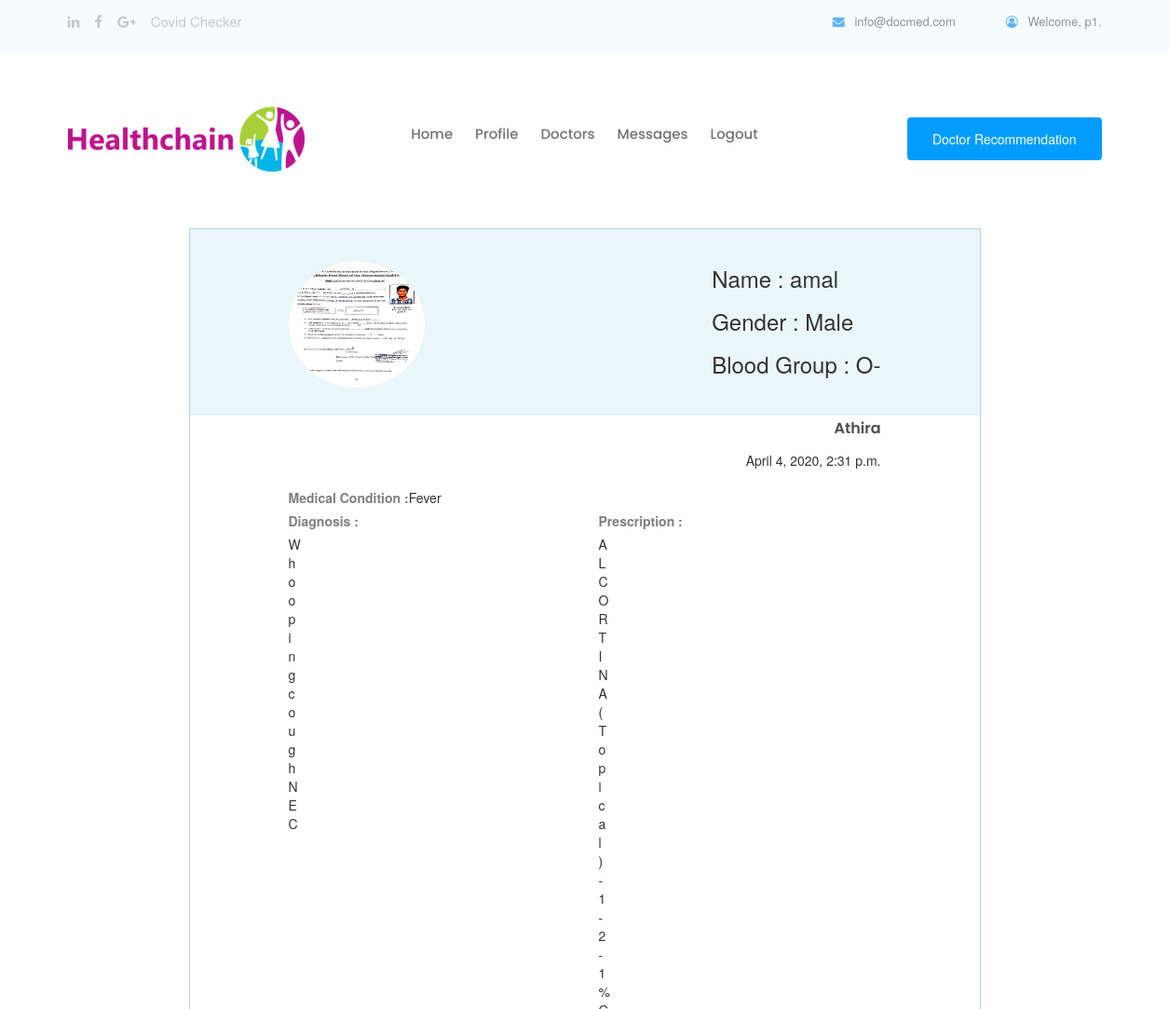
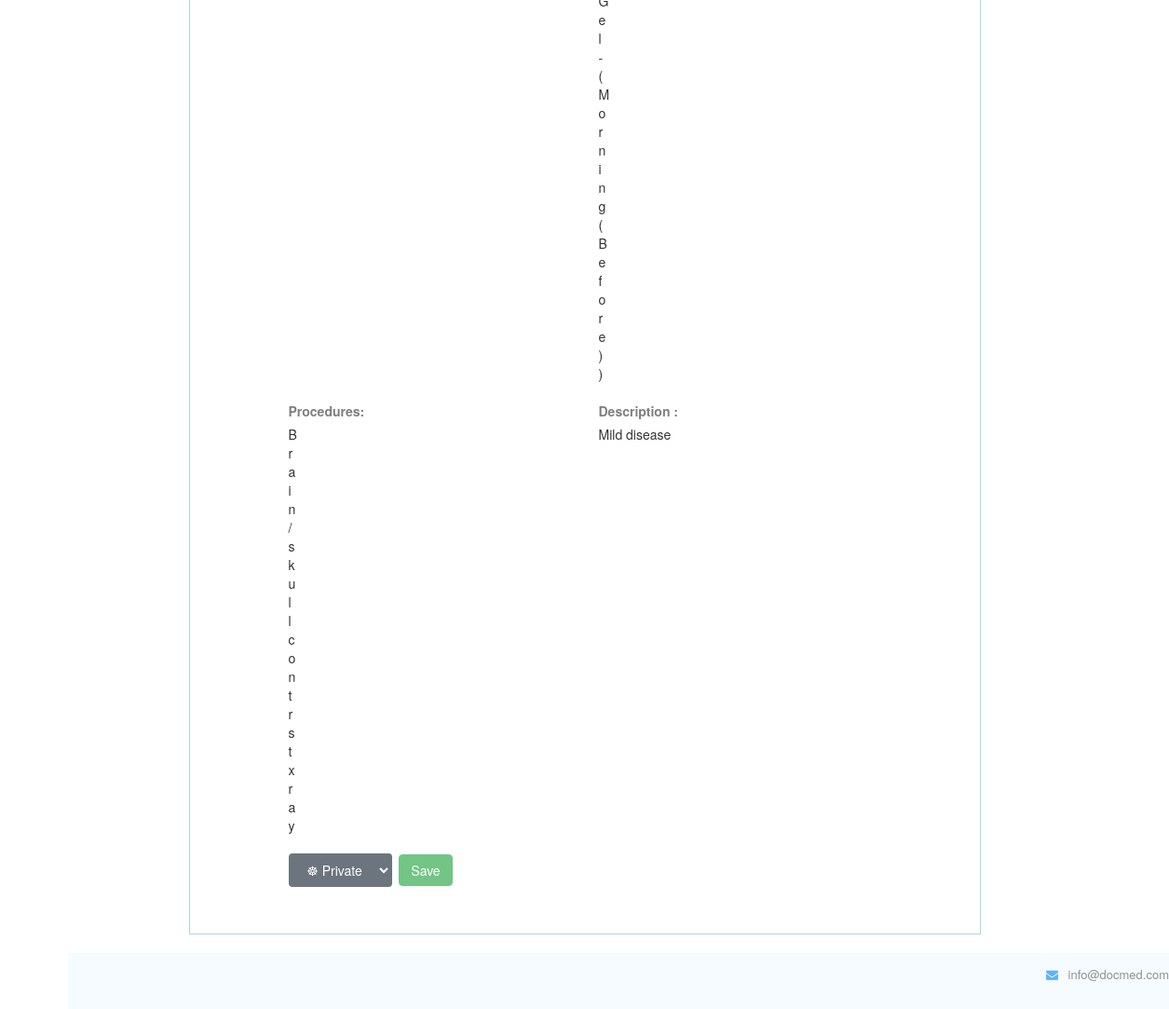
Screenshot of /home/medicalrecord/1 (signed in) with the database file from the repository (2 pictures, top to bottom).
### pages/models.py (models this page shows, shortened)
class MyUser(AbstractBaseUser):
	username= models.CharField(max_length=30,unique=True)
	date_joined	= models.DateTimeField(verbose_name='date joined', auto_now_add=True)
	last_login= models.DateTimeField(verbose_name='last login', auto_now=True)
	is_admin= models.BooleanField(default=False)
	is_active= models.BooleanField(default=True)
	is_staff= models.BooleanField(default=False)
	is_superuser= models.BooleanField(default=False)
	user_type= models.PositiveSmallIntegerField(choices=USER_TYPE_CHOICES, default=4)
	USERNAME_FIELD = 'username'
	objects = MyAccountManager()

class Patient(models.Model):
	bloodgroup_choices = (('apos', 'A+'),
            ('aneg', 'A-'),
            ('bpos', 'B+'),
            ('bneg', 'B-'),
            ('opos', 'O+'),
            ('oneg', 'O-'),
            ('abpos', 'AB+'),
            ('abneg', 'AB-'),
            ('unspecified', '-')
            )
	id=models.BigAutoField(primary_key=True)
	username= models.OneToOneField(MyUser,on_delete=models.CASCADE)
	regid=models.UUIDField(default = uuid.uuid4,editable = False)
	pname=models.CharField(max_length=50)
	gender=models.IntegerField(choices=GENDER_CHOICES,blank=True)
	dob = models.DateField(null=True, blank=True)
	age=models.IntegerField(blank=True)
	height=models.DecimalField(max_digits=5, decimal_places=2,blank=True)
	weight=models.DecimalField(max_digits=6, decimal_places=2,blank=True)
	bloodgroup = models.CharField(choices=bloodgroup_choices, max_length=12, default='-', blank=True)
	place=models.CharField(max_length=50,blank=True)
	imagefile=models.ImageField(upload_to='patient/',default="default.jpg",blank=True,null=True)
	follower = GenericRelation(Follow,related_query_name='patient')
	def __str__(self):
		return self.pname

class MedicalRecord(models.Model):
	id=models.BigAutoField(primary_key=True)
	patient_id = models.ForeignKey(Patient, verbose_name="patient",on_delete=models.CASCADE)
	doctor_id = models.ForeignKey(Doctor, verbose_name="doctor",on_delete=models.CASCADE)
	condition = models.CharField(max_length=100,blank=True)
	permission = models.CharField(choices=ACCESS_CHOICES,max_length=10,blank=True)
	access = models.CharField(max_length=100,blank=True)
	diagnosis = ListTextField(
		base_field = models.CharField(max_length=100,blank=True),
	)
	procedures = ListTextField(
		base_field = models.CharField(max_length=100,blank=True),
	)
	prescription = ListTextField(
		base_field = models.CharField(max_length=100,blank=True),
	)
	description = models.TextField(blank=True)
	visit_date = models.DateTimeField(auto_now_add=True, verbose_name="Visit Date")

class Doctor(models.Model):
	id=models.BigAutoField(primary_key=True)
	username= models.OneToOneField(MyUser,on_delete=models.CASCADE)
	regid = models.CharField(max_length=60,unique=True)
	dname=models.CharField(max_length=50)
	dob = models.DateField(null=True, blank=True)
	gender=models.IntegerField(choices=GENDER_CHOICES,blank=True)
	spec=models.CharField(max_length=50,blank=True)
	hos=models.CharField(max_length=150,blank=True)
	imagefile=models.ImageField(upload_to='doctor/',default="default.jpg",blank=True,null=True)
	location = PlacesField()
	follower = GenericRelation(Follow,related_query_name='doctor')
	def __str__(self):
		return self.dname

### pages/views.py (the view)
# urls.py: path('medicalrecord/<int:pk>',MedicalRecordDetail.as_view(), name='medicalrecord'),
class MedicalRecordDetail(MyPermissionMixin, DetailView):
    raise_exception = True
    login_url = "/login/"
    model = MedicalRecord
    context_object_name = 'record'
    template_name = 'pages/medicalrecord.html'
    def get_context_data(self, **kwargs):
        context = super(MedicalRecordDetail, self).get_context_data(**kwargs)
        rec = get_object_or_404(MedicalRecord,id=self.kwargs['pk'])
        context['patient'] = get_object_or_404(Patient,pname=rec.patient_id)
        return context
    def test_func(self):
        return (self.request.user.user_type == 2 or self.request.user.user_type == 1)

### pages/views.py (called while the page is built)
    def dispatch(self, request, *args, **kwargs):
        if not request.user.is_authenticated:
            return redirect('login')
        else:
            user_test_result = self.get_test_func()()
            if not request.user.is_authenticated or not user_test_result:
                return HttpResponse('<h2> Permission Denied ! </h2>')
            return super().dispatch(request, *args, **kwargs)

### pages/templates/pages/medicalrecord.html (shortened to what this page needs)
{% extends 'pages/base.html' %}
{%block script %}
<link rel="stylesheet"
    href="https://maxcdn.bootstrapcdn.com/bootstrap/3.4.1/css/bootstrap.min.css">
{% endblock %}
{% block content %}
<div class="profile-main">
    <div class="profile-header">
        <div class="user-detail">
            <div class="user-image">
                <img src="{{patient.imagefile.url}}">
            </div>
            <div class="user-data" style="float: right;">
                <br>
                <h3>Name : {{record.patient_id}}</h3>
                <p>
                    <h3>Gender : {{patient.get_gender_display}}</h3>
                    <h3>Blood Group : {{patient.get_bloodgroup_display}}</h3>
                </p>
            </div>
        </div>
    </div>
    <div class="tab-panel-main">
        <div id="Basic-detail" class="tab-content current">
            <div class="detail-box">
                <p align="right">{{record.doctor_id}}</p>
                <div align="right">{{record.visit_date}}</div>
                <br>
                <label>Medical Condition : </label>{{record.condition}}
                <br>
                <div class='row'>
                    <div class="col-sm-3 col-md-6">
                        <label>Diagnosis :</label>
                        {% for i in record.diagnosis %}
                        <li> {{i}}</li>
                        {% endfor %}
                    </div>
                    <div class="col-sm-3 col-md-6">
                        <label>Prescription :</label>
                        {% for i in record.prescription %}
                        <li> {{i}}</li>
                        {% endfor %}
                    </div>
                </div>
                <br>
                <div class='row'>
                    <div class="col-sm-3 col-md-6">
                        <label>Procedures:</label>
                        {% for i in record.procedures %}
                        <li> {{i}}</li>
                        {% endfor %}
                    </div>
                    <div class="col-sm-3 col-md-6">
                        <label>Description :</label>
                        <li> {{record.description}}</li>
                    </div>
                </div>
                <br>
                <div class="dropdown">
                    {% if user.user_type == 1 %}
                    <select id='perm' class="btn btn-secondary dropdown-toggle">
                        <option value="private"><span>&#9784;</span> Private</option>
                    </select>&nbsp;
                    <button id='savebtn' type="button" onclick="change()"
                        class="btn btn-success" disabled='true'>Save</button>
                    <br><br>
                    {% endif %}
                    <br>
                </div>
            </div>
        </div>
    </div>
    {% endblock %}

### pages/templates/pages/base.html (shortened to what this page needs)
{% load static %}
<!doctype html>
<html lang="en">
  <head>
<link rel="stylesheet" href="{% static 'css/rotating-card.css' %}">
    <link rel="stylesheet" href="{% static 'css/style.css' %}">
    <link rel="stylesheet" href="{% static 'css/bootstrap.min.css' %}">
    <link rel="stylesheet"
      href="https://cdnjs.cloudflare.com/ajax/libs/font-awesome/4.7.0/css/font-awesome.min.css">
    <link rel="stylesheet" href="{% static 'css/themify-icons.css' %}">
    <link rel="stylesheet" href="{% static 'css/mystyle.css' %}">
    {% block script %} {% endblock %}
  </head>
  <div id="container">
    <body>
      <header>
        <div class="header-area">
          <div class="header-top_area">
            <div class="container">
              <div class="row">
                <div class="col-xl-6 col-md-6">
                  <div class="social_media_links">
                    <a href="#">
                      <i class="fa fa-linkedin"></i>
                    </a>
                    <a href="#">
                      <i class="fa fa-facebook"></i>
                    </a>
                    <a href="#">
                      <i class="fa fa-google-plus"></i>
                    </a>
                      <a  href="{% url 'covid' %}">Covid Checker</a>
                  </div>
                </div>
                <div class="col-xl-6 col-md-6">
                  <div class="short_contact_list">
                    <ul>
                      <li><a href="#"> <i class="fa fa-envelope"></i>
                          info@docmed.com</a></li>
                      {% if user.is_authenticated %}
                      <li><a href="#"> <i class="fa fa-user-circle-o"></i>
                          Welcome, {{ user.username }}. </a></li>
                      {%endif%}
                    </ul>
                  </div>
                </div>
              </div>
            </div>
          </div>
          <div id="sticky-header" class="main-header-area">
            <div class="container">
              <div class="row align-items-center">
                <div class="col-xl-3 col-lg-2">
                  <div class="logo">
                    <a href="#">
                      <img src="/media/img/healthlogo.png">
                    </a>
                  </div>
                </div>
                <div class="col-xl-6 col-lg-7">
                  <div class="main-menu d-none d-lg-block">
                    <nav>
                      <ul id="navigation">
                        <li><a class="active" href="{% url 'home' %}">Home</a></li>
                        {% if user.user_type == 3 %}
                        <li><a href="{% url 'addd' %}">Doctor Registration</a></li>
                        <li><a href="{% url 'hospitalprofile' %}">Profile</a></li>
                        {% elif user.user_type == 1 %}
                        <li><a href="{% url 'patientprofile' %}">Profile</a></li>
                        <li><a href="{% url 'doctorlist' %}">Doctors</a></li>
                        <li><a href="{% url 'viewmessage' %}">Messages</a></li>
                        {% endif %}
                        {% if user.is_authenticated %}
                        <li> <a href="{% url 'logout' %}"> Logout</a></li>
                        {% else %}
                        <li> <a href="{% url 'login' %}"> Login</a></li>
                        {% endif %}
                      </ul>
                    </nav>
                  </div>
                </div>
                <div class="col-xl-3 col-lg-3 d-none d-lg-block">
                  <div class="Appointment">
                    <div class="book_btn d-none d-lg-block">
                      {% if user.user_type == 3 %}
                      <a class="popup-with-form" href="#test-form">Make an
                        Appointment</a>
                      {% elif user.user_type == 2 %}
                      <a class="popup-with-form" href="{% url 'treatpatient'
                        %}">Treat Patient</a>
                      {% elif user.user_type == 1 %}
                      <a class="popup-with-form" href="{% url 'doctorrecommend' %}">Doctor Recommendation</a>
                      {% endif %}
                    </div>
                  </div>
                </div>
                <div class="col-12">
                </div>
              </div>
            </div>
          </div>
        </div>
      </header>
      <div class="container">
        {% block content %}
        {% endblock %}
      </div>
      <br><br><br><br>
      <footer id="footer">
        <div class="header-area">
          <div class="header-top_area">
            <div class="container">
              <div class="row">
                <div class="col-xl-6 col-md-6">
                </div>
                <div class="col-xl-6 col-md-6">
                  <div class="short_contact_list">
                    <ul>
                      <li><a href="#"> <i class="fa fa-envelope"></i>
                          info@docmed.com</a></li>
                    </ul>
                  </div>
                </div>
              </div>
            </div>
          </div>
        </div>
      </footer>
    </body>
  </div>
</html>

### pages/static/css/rotating-card.css (style rules this page uses)
body { margin-top: 60px; font-size: 14px; font-family: "Helvetica Nueue",Arial,Verdana,sans-serif; background-color: #E5E9ED; }

### pages/static/css/mystyle.css (style rules this page uses)
#footer { margin:0 auto; width:834px; height:auto; overflow:hidden; position: fixed; bottom: 0px; }
html, body { margin:0; padding:0; height:100%; }
#container { min-height:100%; position:relative; }
#footer { position:absolute; bottom:0; width:100%; height:60px; background: #F5FBFF; }

### pages/templates/pages/medicalrecord.html (style rules this page uses)
.profile-main { width: 850px; margin: 0 auto; border: 1px solid #aed5e2; padding-bottom: 10px; }
.profile-header { height: 200px; width: 100%; background-color: #EBF6FA; border-bottom: 2px solid #E2F3FB; }
.user-detail { position: relative; width: 75%; margin: 0 auto; height: 100%; }
.user-image { float: left; position: relative; width: 23%; height: 135px; }
.user-image img { width: 100%; height: 100%; border-radius: 50%; margin-top: 35px; }
.tab-panel-main { width: 75%; margin: auto; }
.detail-box p { font-weight: 600; }
.row:after { content: ""; display: table; clear: both; }

### rows the page displays
MyUser: username "p1"
Patient: imagefile (picture), gender "Male", bloodgroup "O-"
MedicalRecord: patient_id "amal", doctor_id "Athira", visit_date "April 4, 2020, 2:31 p.m.", condition "Fever", description "Mild disease"

### other values shown
{{ i }} "W" "h" "o" "o" "p" "i" "n" "g" "c" "o" "u" "g" "h" "N" "E" "C"
{{ i }} "A" "L" "C" "O" "R" "T" "I" "N" "A" "(" "T" "o" "p" "i" "c" "a" "l" ")" "-" "1" "-" "2" "-" "1" "%" "G" "e" "l" "-" "(" "M" "o" "r" "n" "i" "n" "g" "(" "B" "e" "f" "o" "r" "e" ")" ")"
{{ i }} "B" "r" "a" "i" "n" "/" "s" "k" "u" "l" "l" "c" "o" "n" "t" "r" "s" "t" "x" "r" "a" "y"
